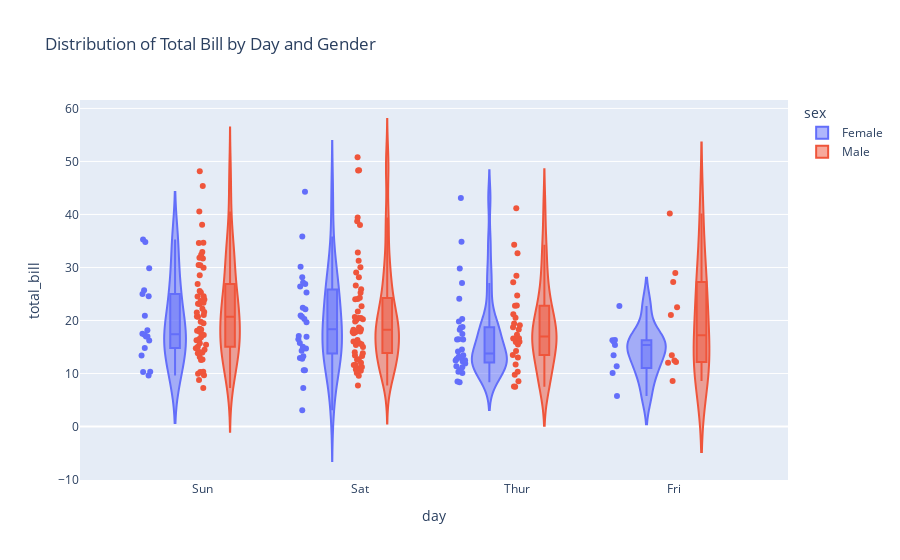

Write notebook code for a chart like this one.
### Markdown cell above
## Violin

### Code cell
fig = px.violin(
    df,
    y='total_bill',  # The numerical variable whose distribution you want to see
    x='day',         # The categorical variable (e.g., 'Thur', 'Fri')
    color='sex',     # Split and color the violins based on 'sex'
    box=True,        # Show a box plot inside the violin
    points='all',    # Show all underlying data points
    title='Distribution of Total Bill by Day and Gender'
)

fig.show()

### Figure 1 — Plotly figure (JSON) as saved in the notebook; plotly's stock layout.template omitted (floating-point values rounded to 4 significant figures; data arrays with more than 128 entries replaced by an {"elided": "..."} marker saying what was removed)
{"data": [{"alignmentgroup": "True", "box": {"visible": true}, "hovertemplate": "sex=Female<br>day=%{x}<br>total_bill=%{y}<extra></extra>", "legendgroup": "Female", "marker": {"color": "#636efa"}, "name": "Female", "offsetgroup": "Female", "orientation": "v", "points": "all", "scalegroup": "True", "showlegend": true, "type": "violin", "x": ["Sun", "Sun", "Sun", "Sun", "Sun", "Sun", "Sat", "Sat", "Sat", "Sat", "Sat", "Sat", "Sun", "Sun", "Sat", "Sat", "Sat", "Sat", "Sat", "Sat", "Sat", "Thur", "Thur", "Fri", "Fri", "Fri", "Fri", "Fri", "Sat", "Sat", "Sat", "Sat", "Sat", "Sun", "Sun", "Thur", "Thur", "Thur", "Thur", "Thur", "Thur", "Thur", "Thur", "Thur", "Thur", "Thur", "Thur", "Thur", "Thur", "Thur", "Thur", "Thur", "Thur", "Thur", "Thur", "Thur", "Thur", "Sun", "Sun", "Sun", "Sun", "Sun", "Sat", "Sat", "Sun", "Sun", "Sun", "Thur", "Thur", "Thur", "Thur", "Thur", "Thur", "Thur", "Sat", "Sat", "Sat", "Sat", "Sat", "Fri", "Fri", "Fri", "Fri", "Sat", "Sat", "Sat", "Thur"], "x0": " ", "xaxis": "x", "y": [16.99, 24.59, 35.26, 14.83, 10.33, 16.97, 20.29, 15.77, 19.65, 15.06, 20.69, 16.93, 10.29, 34.81, 26.41, 16.45, 3.07, 17.07, 26.86, 25.28, 14.73, 10.07, 34.83, 5.75, 16.32, 22.75, 11.35, 15.38, 44.3, 22.42, 20.92, 14.31, 7.25, 25.71, 17.31, 10.65, 12.43, 24.08, 13.42, 12.48, 29.8, 14.52, 11.38, 20.27, 11.17, 12.26, 18.26, 8.51, 10.33, 14.15, 13.16, 17.47, 27.05, 16.43, 8.35, 18.64, 11.87, 29.85, 25.0, 13.39, 16.21, 17.51, 10.59, 10.63, 9.6, 20.9, 18.15, 19.81, 43.11, 13.0, 12.74, 13.0, 16.4, 16.47, 12.76, 13.27, 28.17, 12.9, 30.14, 13.42, 15.98, 16.27, 10.09, 22.12, 35.83, 27.18, 18.78], "y0": " ", "yaxis": "y"}, {"alignmentgroup": "True", "box": {"visible": true}, "hovertemplate": "sex=Male<br>day=%{x}<br>total_bill=%{y}<extra></extra>", "legendgroup": "Male", "marker": {"color": "#EF553B"}, "name": "Male", "offsetgroup": "Male", "orientation": "v", "points": "all", "scalegroup": "True", "showlegend": true, "type": "violin", "x": {"elided": "157 str values"}, "x0": " ", "xaxis": "x", "y": {"elided": "157 float values"}, "y0": " ", "yaxis": "y"}], "layout": {"legend": {"title": {"text": "sex"}, "tracegroupgap": 0}, "title": {"text": "Distribution of Total Bill by Day and Gender"}, "violinmode": "group", "xaxis": {"anchor": "y", "domain": [0, 1], "title": {"text": "day"}}, "yaxis": {"anchor": "x", "domain": [0, 1], "title": {"text": "total_bill"}}}}
